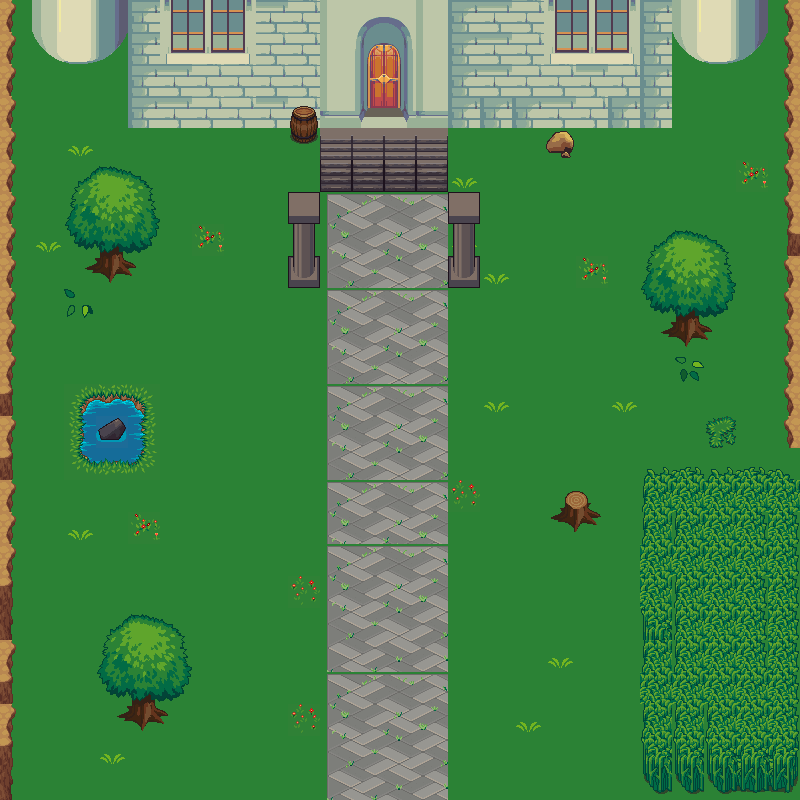

Tiled map render using the project's own tile images. Description and the map definition, with tile-layer contents summarised, below:
An orthogonal 25x25 tile map with 32x32 px tiles, 7 tile layers (Grass, water, Border, Trees, ...), 2 tilesets.

<map version="1.8" tiledversion="1.8.4" orientation="orthogonal" renderorder="right-down" width="25" height="25" tilewidth="32" tileheight="32" infinite="0" nextlayerid="10" nextobjectid="1">
 <tileset firstgid="1" source="terrain_atlas.tsx" />
 <tileset firstgid="1025" source="base_out_atlas.tsx" />
 <layer id="1" name="Grass" width="25" height="25">
  <data>[625 cells, 625 non-empty, 7 distinct tile ids]</data>
 </layer>
 <layer id="7" name="water" width="25" height="25">
  <data>[625 cells, 13 non-empty, 10 distinct tile ids]</data>
 </layer>
 <layer id="6" name="Border" width="25" height="25">
  <data>[625 cells, 108 non-empty, 19 distinct tile ids]</data>
 </layer>
 <layer id="3" name="Trees" width="25" height="25">
  <data>[625 cells, 56 non-empty, 26 distinct tile ids]</data>
 </layer>
 <layer id="4" name="Path" width="25" height="25">
  <data>[625 cells, 76 non-empty, 16 distinct tile ids]</data>
 </layer>
 <layer id="5" name="house" width="25" height="25">
  <data>[625 cells, 68 non-empty, 19 distinct tile ids]</data>
 </layer>
 <layer id="8" name="Other" width="25" height="25">
  <data>[625 cells, 2 non-empty, 2 distinct tile ids]</data>
 </layer>
</map>
